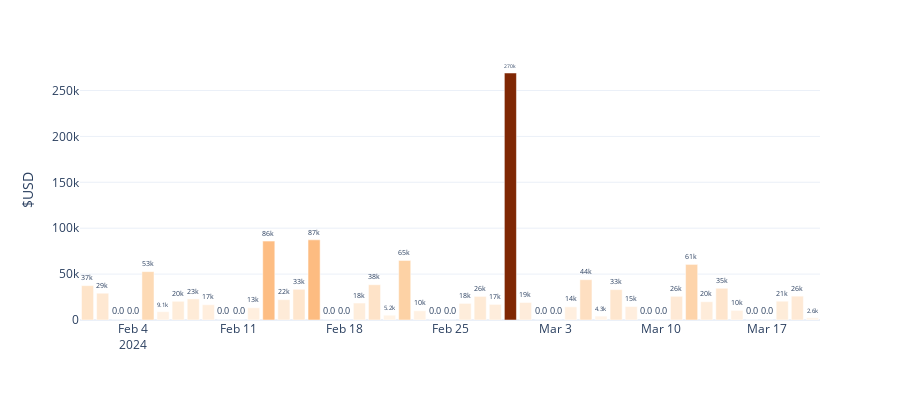

Notebook cell for this chart:
### Code cell
### bar graph should populate if all is well
# DAILY MTD

# level_2 = pd.read_sql('SELECT * FROM level_2;', con = engine)
level_2.date = pd.to_datetime(level_2.date)

px.bar(level_2[level_2.date>'2024-01-31'].set_index('date').groupby(pd.Grouper(freq='d'))['usd'].sum(),
        y='usd',
        template='plotly_white',
        labels={'usd':'$USD',
                'date':''},
        color='usd',
        width=900,
        color_continuous_scale='Oranges',
        text_auto=",.2s",
        height=400).update(layout_coloraxis_showscale=False).update_traces(textposition='outside')

### Figure 1 — Plotly figure (JSON) as saved in the notebook; plotly's stock layout.template omitted (floating-point values rounded to 4 significant figures)
{"data": [{"alignmentgroup": "True", "hovertemplate": "=%{x}<br>$USD=%{marker.color}<extra></extra>", "legendgroup": "", "marker": {"color": [37450.0, 29200.0, 0, 0, 52700.0, 9078.0, 20410.0, 23010.0, 16650.0, 0, 0, 13370.0, 85930.0, 22160.0, 33450.0, 87320.0, 0, 0, 18490.0, 38430.0, 5243.0, 64870.0, 10090.0, 0, 0, 18080.0, 25730.0, 17020.0, 269100.0, 19130.0, 0, 0, 14380.0, 43910.0, 4259.0, 33070.0, 14700.0, 0, 0, 25820.0, 60580.0, 19930.0, 34580.0, 10500.0, 0, 0, 20510.0, 26010.0, 2587.0], "coloraxis": "coloraxis", "pattern": {"shape": ""}}, "name": "", "offsetgroup": "", "orientation": "v", "showlegend": false, "textposition": "outside", "texttemplate": "%{y:,.2s}", "type": "bar", "x": ["2024-02-01T00:00:00", "2024-02-02T00:00:00", "2024-02-03T00:00:00", "2024-02-04T00:00:00", "2024-02-05T00:00:00", "2024-02-06T00:00:00", "2024-02-07T00:00:00", "2024-02-08T00:00:00", "2024-02-09T00:00:00", "2024-02-10T00:00:00", "2024-02-11T00:00:00", "2024-02-12T00:00:00", "2024-02-13T00:00:00", "2024-02-14T00:00:00", "2024-02-15T00:00:00", "2024-02-16T00:00:00", "2024-02-17T00:00:00", "2024-02-18T00:00:00", "2024-02-19T00:00:00", "2024-02-20T00:00:00", "2024-02-21T00:00:00", "2024-02-22T00:00:00", "2024-02-23T00:00:00", "2024-02-24T00:00:00", "2024-02-25T00:00:00", "2024-02-26T00:00:00", "2024-02-27T00:00:00", "2024-02-28T00:00:00", "2024-02-29T00:00:00", "2024-03-01T00:00:00", "2024-03-02T00:00:00", "2024-03-03T00:00:00", "2024-03-04T00:00:00", "2024-03-05T00:00:00", "2024-03-06T00:00:00", "2024-03-07T00:00:00", "2024-03-08T00:00:00", "2024-03-09T00:00:00", "2024-03-10T00:00:00", "2024-03-11T00:00:00", "2024-03-12T00:00:00", "2024-03-13T00:00:00", "2024-03-14T00:00:00", "2024-03-15T00:00:00", "2024-03-16T00:00:00", "2024-03-17T00:00:00", "2024-03-18T00:00:00", "2024-03-19T00:00:00", "2024-03-20T00:00:00"], "xaxis": "x", "y": [37450.0, 29200.0, 0, 0, 52700.0, 9078.0, 20410.0, 23010.0, 16650.0, 0, 0, 13370.0, 85930.0, 22160.0, 33450.0, 87320.0, 0, 0, 18490.0, 38430.0, 5243.0, 64870.0, 10090.0, 0, 0, 18080.0, 25730.0, 17020.0, 269100.0, 19130.0, 0, 0, 14380.0, 43910.0, 4259.0, 33070.0, 14700.0, 0, 0, 25820.0, 60580.0, 19930.0, 34580.0, 10500.0, 0, 0, 20510.0, 26010.0, 2587.0], "yaxis": "y"}], "layout": {"barmode": "relative", "coloraxis": {"colorbar": {"title": {"text": "$USD"}}, "colorscale": [[0, "rgb(255,245,235)"], [0.125, "rgb(254,230,206)"], [0.25, "rgb(253,208,162)"], [0.375, "rgb(253,174,107)"], [0.5, "rgb(253,141,60)"], [0.625, "rgb(241,105,19)"], [0.75, "rgb(217,72,1)"], [0.875, "rgb(166,54,3)"], [1, "rgb(127,39,4)"]], "showscale": false}, "height": 400, "legend": {"tracegroupgap": 0}, "margin": {"t": 60}, "width": 900, "xaxis": {"anchor": "y", "domain": [0, 1], "title": {"text": ""}}, "yaxis": {"anchor": "x", "domain": [0, 1], "title": {"text": "$USD"}}}}
